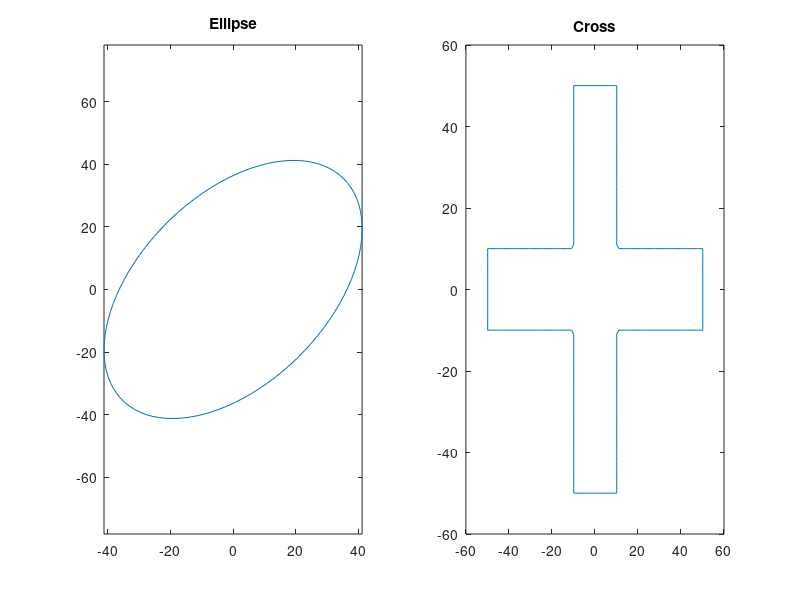
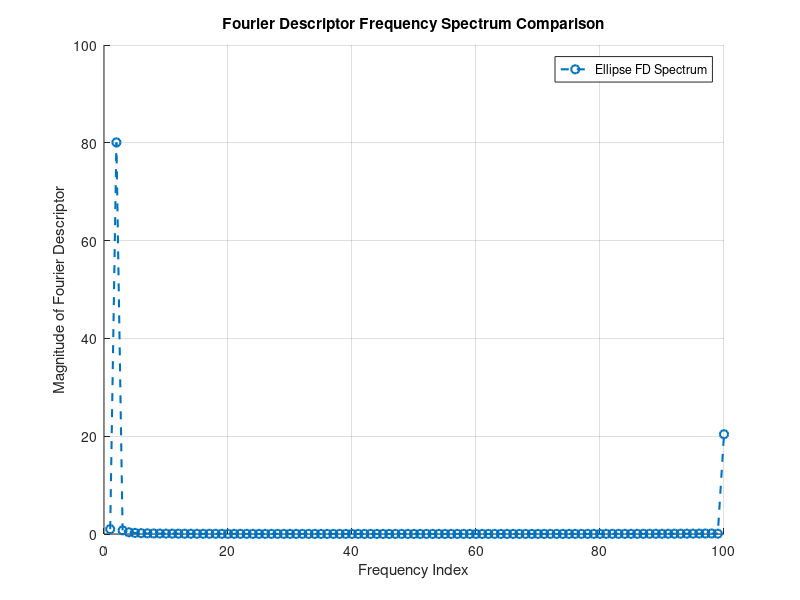
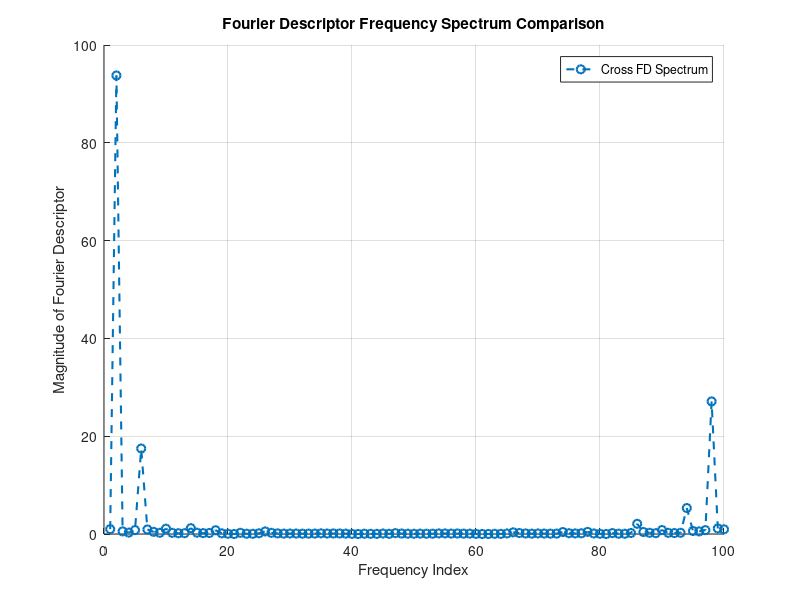
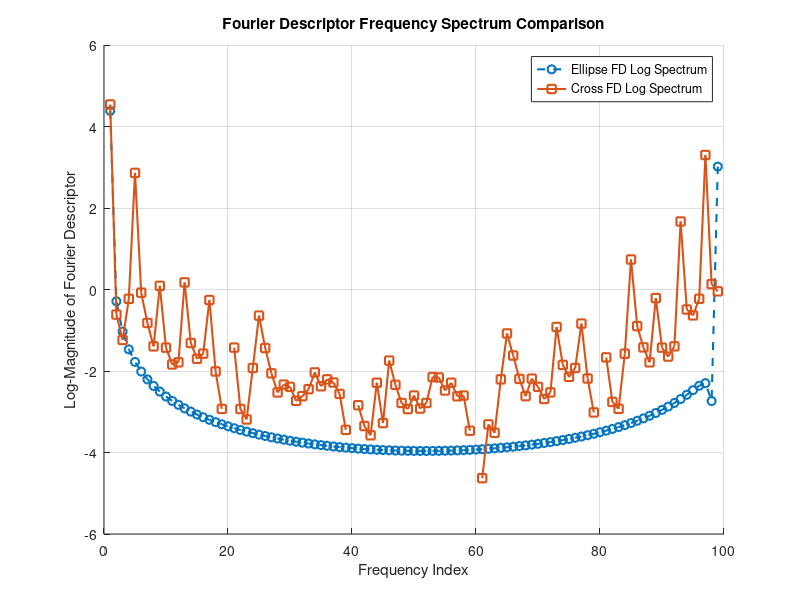

Write the MATLAB code that produced these figures, in order.
clc; clear; close all;

%Setup
    %types of logs to plot
    normal = 1;
    logarithmic = 1;
%% Generate Ellipse Boundary Manually
t = linspace(0, 2*pi, 100); % Parameterized ellipse points
a = 50; b = 30; % Semi-major and semi-minor axes
x_ellipse = a * cos(t);
y_ellipse = b * sin(t);


%Rotate the ellipse
alpha = 45; %angle
R  = [cosd(alpha) -sind(alpha); ...
      sind(alpha)  cosd(alpha)];
rCoords = R*[x_ellipse ; y_ellipse];   


% Compute Fourier Descriptor for the ellipse
z_ellipse = x_ellipse + 1i * y_ellipse;
FD_ellipse = fft(z_ellipse);
FD_ellipse = abs(FD_ellipse) / abs(FD_ellipse(1));   % Normalize magnitude       - making scale invariant
FD_ellipse_log = log(abs(FD_ellipse(2:end)));   % Ignore DC component       - making position invariant

z_rotated = rCoords(1,:) + 1i * rCoords(2,:);
FD_ellipse_rotated = fft(z_rotated);
FD_ellipse_rotated = abs(FD_ellipse_rotated) / abs(FD_ellipse_rotated(1));   % Normalize magnitude       - making scale invariant
FD_ellipse_rotated_log = log(abs(FD_ellipse_rotated(2:end)));   % Ignore DC component       - making position invariant


%% Generate Cross Shape and Extract Boundary
crossSize = 50; inner_width = 20;   %crossSize is fullSize, inner_width is the cross-"lines" width
bwCross = zeros(200, 200);
bwCross(90:110, 50:150) = 1; % Vertical bar
bwCross(50:150, 90:110) = 1; % Horizontal bar

% Extract boundary using bwboundaries
bwCross = imfill(bwCross, 'holes'); % Fill cross shape

boundaries = bwboundaries(bwCross);
crossBoundary = boundaries{1}; % Get boundary points
x_cross = crossBoundary(:,2);
y_cross = crossBoundary(:,1);

centroid = [mean(x_cross),mean(y_cross)];

x_cross_centred = x_cross - centroid(1);
y_cross_centred = y_cross - centroid(2);

% Resample boundary points
numPoints = 100;
t = linspace(1, length(x_cross_centred), numPoints);
x_cross_resampled = interp1(1:length(x_cross_centred), x_cross_centred, t);
y_cross_resampled = interp1(1:length(y_cross_centred), y_cross_centred, t);

% Compute Fourier Descriptor for the cross
z_cross = x_cross_resampled + 1i * y_cross_resampled;
FD_cross = fft(z_cross);
FD_cross = FD_cross / abs(FD_cross(1));                     % Normalize magnitude       - making scale invariant
FD_cross_log = log(abs(FD_cross(2:end)));                   % Ignore DC component       - making position invariant

%% Plot shapes
figure;
subplot(1,2,1)
plot(rCoords(1,:),rCoords(2,:)), title("Ellipse");
axis equal
subplot(1,2,2)
plot(x_cross_centred,y_cross_centred), title("Cross");
%imshow(bwCross), title("Cross")

exportgraphics(gcf,"Objects.png","Resolution",96)

%% plot frequency spectra comparison (normal)
if normal
    FD_ellipse_normal = abs(FD_ellipse);
    FD_ellipse_rotated_normal = abs(FD_ellipse_rotated);
    FD_cross_normal = abs(FD_cross);
    
    figure;
    hold on;
    plot(FD_ellipse_rotated_normal, 'o--', 'LineWidth', 1.5, 'DisplayName', 'Ellipse FD Spectrum');
    xlabel('Frequency Index');
    ylabel('Magnitude of Fourier Descriptor');
    title('Fourier Descriptor Frequency Spectrum Comparison');
    legend();
    grid on;
    hold off;
    
    exportgraphics(gcf,"Normal_Fourier_Ellipse.png","Resolution",96);

    figure;
    hold on;
    plot(FD_cross_normal, 'o--', 'LineWidth', 1.5, 'DisplayName', 'Cross FD Spectrum');
    xlabel('Frequency Index');
    ylabel('Magnitude of Fourier Descriptor');
    title('Fourier Descriptor Frequency Spectrum Comparison');
    legend();
    grid on;
    hold off;

    exportgraphics(gcf,"Normal_Fourier_Cross.png","Resolution",96);
end
%% Plot Frequency Spectra Comparison (Log)
if logarithmic
    figure;
    hold on;
    plot(FD_ellipse_rotated_log, 'o--', 'LineWidth', 1.5, 'DisplayName', 'Ellipse FD Log Spectrum');
    plot(FD_cross_log, 's-', 'LineWidth', 1.5, 'DisplayName', 'Cross FD Log Spectrum');
    xlabel('Frequency Index');
    ylabel('Log-Magnitude of Fourier Descriptor');
    title('Fourier Descriptor Frequency Spectrum Comparison');
    legend();
    grid on;
    hold off;
    
    exportgraphics(gcf,"Fourier_Descriptors.png","Resolution",96)
end
%% Reconstruct shapes

%reconstruct from both normal and log-normal
Ellipse_reconstruct_normal = ifft(FD_ellipse_rotated);
Cross_reconstruct_normal = ifft(FD_cross);

figure;
subplot(1,2,1)
plot(Ellipse_reconstruct_normal), title("Reconstructed Ellipse");
axis equal;
subplot(1,2,2)
plot(Cross_reconstruct_normal), title("Reconstructed Cross");
axis equal;

exportgraphics(gcf,"Reconstructed_objects.png","Resolution",96)